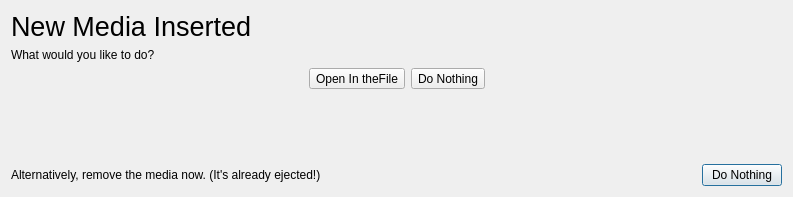
<?xml version="1.0" encoding="UTF-8"?>
<ui version="4.0">
 <class>NewMedia</class>
 <widget class="QDialog" name="NewMedia">
  <property name="geometry">
   <rect>
    <x>0</x>
    <y>0</y>
    <width>793</width>
    <height>197</height>
   </rect>
  </property>
  <property name="windowTitle">
   <string notr="true">Dialog</string>
  </property>
  <layout class="QVBoxLayout" name="verticalLayout">
   <item>
    <widget class="QLabel" name="label">
     <property name="font">
      <font>
       <pointsize>20</pointsize>
      </font>
     </property>
     <property name="text">
      <string>New Media Inserted</string>
     </property>
    </widget>
   </item>
   <item>
    <widget class="QLabel" name="description">
     <property name="text">
      <string>What would you like to do?</string>
     </property>
    </widget>
   </item>
   <item>
    <layout class="QHBoxLayout" name="horizontalLayout">
     <item>
      <spacer name="horizontalSpacer_2">
       <property name="orientation">
        <enum>Qt::Horizontal</enum>
       </property>
       <property name="sizeHint" stdset="0">
        <size>
         <width>40</width>
         <height>20</height>
        </size>
       </property>
      </spacer>
     </item>
     <item>
      <widget class="QToolButton" name="openFiles">
       <property name="text">
        <string>Open In theFile</string>
       </property>
       <property name="icon">
        <iconset theme="system-file-manager">
         <normaloff>.</normaloff>.</iconset>
       </property>
       <property name="iconSize">
        <size>
         <width>48</width>
         <height>48</height>
        </size>
       </property>
       <property name="toolButtonStyle">
        <enum>Qt::ToolButtonTextUnderIcon</enum>
       </property>
      </widget>
     </item>
     <item>
      <widget class="QToolButton" name="doNothingOptionToolButton">
       <property name="text">
        <string>Do Nothing</string>
       </property>
       <property name="icon">
        <iconset theme="dialog-cancel">
         <normaloff>.</normaloff>.</iconset>
       </property>
       <property name="iconSize">
        <size>
         <width>48</width>
         <height>48</height>
        </size>
       </property>
       <property name="toolButtonStyle">
        <enum>Qt::ToolButtonTextUnderIcon</enum>
       </property>
      </widget>
     </item>
     <item>
      <spacer name="horizontalSpacer_3">
       <property name="orientation">
        <enum>Qt::Horizontal</enum>
       </property>
       <property name="sizeHint" stdset="0">
        <size>
         <width>40</width>
         <height>20</height>
        </size>
       </property>
      </spacer>
     </item>
    </layout>
   </item>
   <item>
    <spacer name="verticalSpacer">
     <property name="orientation">
      <enum>Qt::Vertical</enum>
     </property>
     <property name="sizeHint" stdset="0">
      <size>
       <width>20</width>
       <height>40</height>
      </size>
     </property>
    </spacer>
   </item>
   <item>
    <layout class="QHBoxLayout" name="horizontalLayout_2">
     <item>
      <widget class="QLabel" name="label_3">
       <property name="text">
        <string>Alternatively, remove the media now. (It's already ejected!)</string>
       </property>
      </widget>
     </item>
     <item>
      <spacer name="horizontalSpacer">
       <property name="orientation">
        <enum>Qt::Horizontal</enum>
       </property>
       <property name="sizeHint" stdset="0">
        <size>
         <width>40</width>
         <height>20</height>
        </size>
       </property>
      </spacer>
     </item>
     <item>
      <widget class="QPushButton" name="closeButton">
       <property name="text">
        <string>Do Nothing</string>
       </property>
       <property name="icon">
        <iconset theme="dialog-cancel">
         <normaloff>.</normaloff>.</iconset>
       </property>
      </widget>
     </item>
    </layout>
   </item>
  </layout>
 </widget>
 <resources/>
 <connections/>
</ui>
